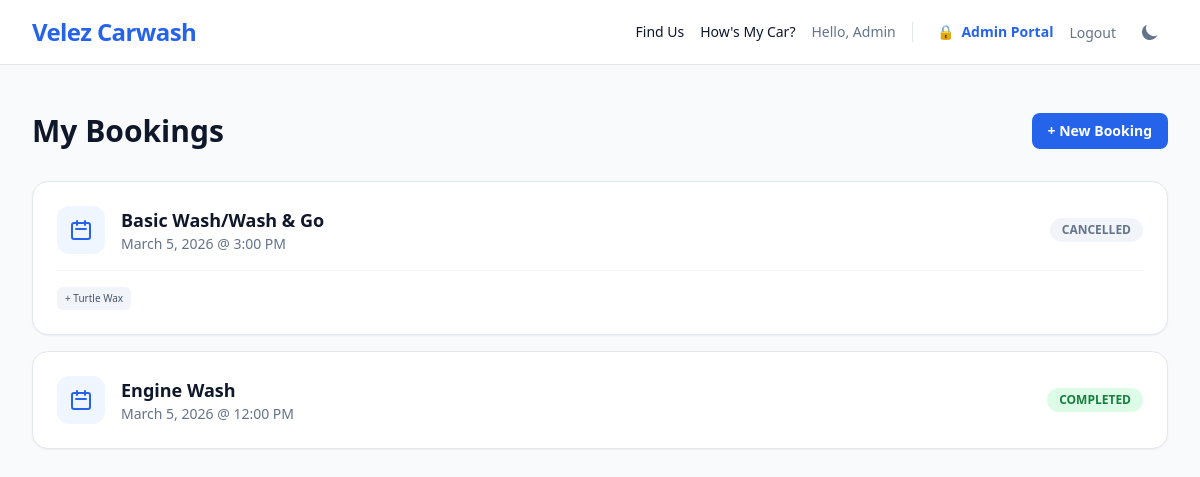
/my-bookings/ (signed in), run on the app's committed database.
### reservations/models.py (models this page shows, shortened)
class Appointment(models.Model):
    STATUS_PENDING = 'pending'
    STATUS_CONFIRMED = 'confirmed'
    STATUS_IN_PROGRESS = 'progress'
    STATUS_COMPLETED = 'completed'
    STATUS_CANCELED = 'canceled' # Standardized to one 'L' for consistency
    STATUS_CHOICES = [
        (STATUS_PENDING, 'Pending'),
        (STATUS_CONFIRMED, 'Confirmed'),
        (STATUS_IN_PROGRESS, 'In Progress'),
        (STATUS_COMPLETED, 'Completed'),
        (STATUS_CANCELED, 'Canceled'),
    ]
    TIME_CHOICES = [
        (datetime.time(hour, 0), f"{hour if hour <= 12 else hour-12}:00 {'AM' if hour < 12 else 'PM'}")
        for hour in range(8, 18)
    ]
    assigned_staff = models.ForeignKey(
        User,
        on_delete=models.SET_NULL,
        null=True,
        blank=True,
        related_name='assigned_jobs',
        limit_choices_to={'is_staff': True} # Only show staff in the dropdown
    )
    customer_name = models.CharField(max_length=100)
    customer_phone = models.CharField(max_length=20)
    customer_address = models.TextField()
    car_plate = models.CharField(max_length=20)
    car_model = models.CharField(max_length=100)
    user = models.ForeignKey(User, on_delete=models.SET_NULL, null=True, blank=True)
    service = models.ForeignKey(Service, on_delete=models.CASCADE)
    add_ons = models.ManyToManyField(AddOn, blank=True)
    date = models.DateField()
    time_slot = models.TimeField(choices=TIME_CHOICES)
    status = models.CharField(max_length=10, choices=STATUS_CHOICES, default=STATUS_PENDING)
    created_at = models.DateTimeField(auto_now_add=True)
    class Meta:
        ordering = ['-date', '-time_slot'] # Default sort: newest first
    def get_datetime(self):
        return datetime.datetime.combine(self.date, self.time_slot)
    @property
    def can_cancel(self):
        now = datetime.datetime.now()
        appointment_dt = self.get_datetime()
        return appointment_dt > (now + datetime.timedelta(hours=2))
    final_price = models.DecimalField(max_digits=7, decimal_places=2, default=0)
    commission_earned = models.DecimalField(max_digits=7, decimal_places=2, default=0)

class Service(models.Model):
    name = models.CharField(max_length=100)
    description = models.TextField()
    min_price = models.DecimalField(max_digits=7, decimal_places=2, default=0)
    max_price = models.DecimalField(max_digits=7, decimal_places=2, default=0)
    duration_minutes = models.IntegerField(default=60)
    commission_percentage = models.DecimalField(max_digits=5, decimal_places=2, default=20.00)

class AddOn(models.Model):
    name = models.CharField(max_length=100)
    price = models.DecimalField(max_digits=7, decimal_places=2)

### reservations/views.py (the view)
# urls.py: path('my-bookings/', views.my_bookings, name='my_bookings'),
@login_required
def my_bookings(request):
    bookings = Appointment.objects.filter(user=request.user).order_by('-date', '-time_slot')
    return render(request, 'reservations/my_bookings.html', {'bookings': bookings})

### templates/reservations/my_bookings.html (shortened to what this page needs)
{% extends 'base.html' %}
{% load humanize %}
{% block content %}
<div class="max-w-7xl mx-auto">
    <div class="flex justify-between items-center mb-8">
        <h1 class="text-3xl font-bold dark:text-white">My Bookings</h1>
        <a href="{% url 'index' %}" class="bg-blue-600 text-white px-4 py-2 rounded-lg text-sm font-semibold hover:bg-blue-700 transition">
            + New Booking
        </a>
    </div>
    {% if bookings %}
    <div class="space-y-4">
        {% for booking in bookings %}
        <div class="bg-white dark:bg-slate-900 border border-slate-200 dark:border-slate-800 rounded-2xl p-6 shadow-sm">
            <div class="flex flex-col md:flex-row md:items-center justify-between gap-4">
                <div class="flex items-start space-x-4">
                    <div class="bg-blue-50 dark:bg-blue-900/30 p-3 rounded-xl text-blue-600 dark:text-blue-400">
                        <svg xmlns="http://www.w3.org/2000/svg" class="h-6 w-6" fill="none" viewBox="0 0 24 24" stroke="currentColor">
                            <path stroke-linecap="round" stroke-linejoin="round" stroke-width="2" d="M8 7V3m8 4V3m-9 8h10M5 21h14a2 2 0 002-2V7a2 2 0 00-2-2H5a2 2 0 00-2 2v12a2 2 0 002 2z" />
                        </svg>
                    </div>
                    <div>
                        <h3 class="text-lg font-bold dark:text-white">{{ booking.service.name }}</h3>
                        <p class="text-slate-500 dark:text-slate-400 text-sm">
                            {{ booking.date|date:"F j, Y" }} @ {{ booking.time_slot|time:"g:i A" }}
                        </p>
                    </div>
                </div>
                <div class="flex items-center space-x-4">
                    {% if booking.status == 'pending' %}
                        <span class="px-3 py-1 rounded-full text-xs font-bold bg-amber-100 dark:bg-amber-900/30 text-amber-700 dark:text-amber-400 uppercase">Pending</span>
                    {% elif booking.status == 'confirmed' %}
                        <span class="px-3 py-1 rounded-full text-xs font-bold bg-blue-100 dark:bg-blue-900/30 text-blue-700 dark:text-blue-400 uppercase">Confirmed</span>
                    {% elif booking.status == 'completed' %}
                        <span class="px-3 py-1 rounded-full text-xs font-bold bg-green-100 dark:bg-green-900/30 text-green-700 dark:text-green-400 uppercase">Completed</span>
                    {% else %}
                        <span class="px-3 py-1 rounded-full text-xs font-bold bg-slate-100 dark:bg-slate-800 text-slate-500 uppercase">Cancelled</span>
                    {% endif %}
                </div>
            </div>
            {% if booking.add_ons.all %}
            <div class="mt-4 pt-4 border-t border-slate-100 dark:border-slate-800 flex flex-wrap gap-2">
                {% for addon in booking.add_ons.all %}
                <span class="text-[10px] bg-slate-100 dark:bg-slate-800 text-slate-600 dark:text-slate-400 px-2 py-1 rounded-md">
                    + {{ addon.name }}
                </span>
                {% endfor %}
            </div>
            {% endif %}
        </div>
        {% endfor %}
    </div>
    {% endif %}
</div>
{% endblock %}

### templates/base.html (shortened to what this page needs)
<!DOCTYPE html>
<html lang="en">
<head>
    <script src="https://cdn.tailwindcss.com"></script>
</head>
<body class="bg-slate-50 dark:bg-slate-950 text-slate-900 dark:text-slate-100 font-sans transition-colors duration-300">
    <nav class="bg-white dark:bg-slate-900 border-b border-slate-200 dark:border-slate-800 sticky top-0 z-50">
        <div class="max-w-7xl mx-auto px-4 sm:px-6 lg:px-8">
            <div class="flex justify-between h-16 items-center">
                <a href="/" class="text-2xl font-bold text-blue-600 tracking-tight">Velez Carwash</a>
                <div class="hidden sm:flex items-center space-x-4">
                    <a href="{% url 'locator' %}" class="text-sm font-medium dark:text-slate-300 hover:text-blue-600 transition">Find Us</a>
                    <a href="{% url 'check_booking' %}" class="text-sm font-medium dark:text-slate-300 hover:text-blue-600 transition">How's My Car?</a>
                    {% if user.is_authenticated %}
                    <span class="text-sm text-slate-500">Hello, {{ user.username }}</span>
                    {% if user.is_superuser%}
                    <a href="/dashboard/" class="text-sm text-blue-600 dark:text-blue-400 font-bold border-l border-slate-200 dark:border-slate-800 pl-6 transition"><span class="mr-1">🔒️</span> Admin Portal</a>
                    {% endif %}
                    <form action="{% url 'logout' %}" method="post" class="inline">
                            <button type="submit" class="text-sm font-medium text-slate-500 hover:text-red-500 transition">Logout</button>
                    </form>
                    {% else %}
                    <a href="{% url 'login' %}" class="text-sm font-medium bg-blue-600 text-white px-4 py-2 rounded-lg hover:bg-blue-700 transition">Login</a>
                    {% endif %}
                    <button id="theme-toggle" class="text-slate-500 dark:text-slate-400 hover:bg-slate-100 dark:hover:bg-slate-800 p-2 rounded-lg text-sm">
                        <svg id="theme-toggle-dark-icon" class="hidden w-5 h-5" fill="currentColor" viewBox="0 0 20 20"><path d="M17.293 13.293A8 8 0 016.707 2.707a8.001 8.001 0 1010.586 10.586z"></path></svg>
                    </button>
                </div>
            </div>
        </div>
    </nav>
    <main class="max-w-7xl mx-auto px-4 sm:px-6 lg:px-8 py-12">
        {% block content %}{% endblock %}
    </main>
</body>
</html>

### data on the page
Appointment: service.name "Basic Wash/Wash & Go", date "March 5, 2026", time_slot "3:00 PM", status "CANCELLED"
AddOn: name "Turtle Wax"
Appointment: service.name "Engine Wash", date "March 5, 2026", time_slot "12:00 PM", status "COMPLETED"

### other printed values
{{ user.username }} "Admin"
